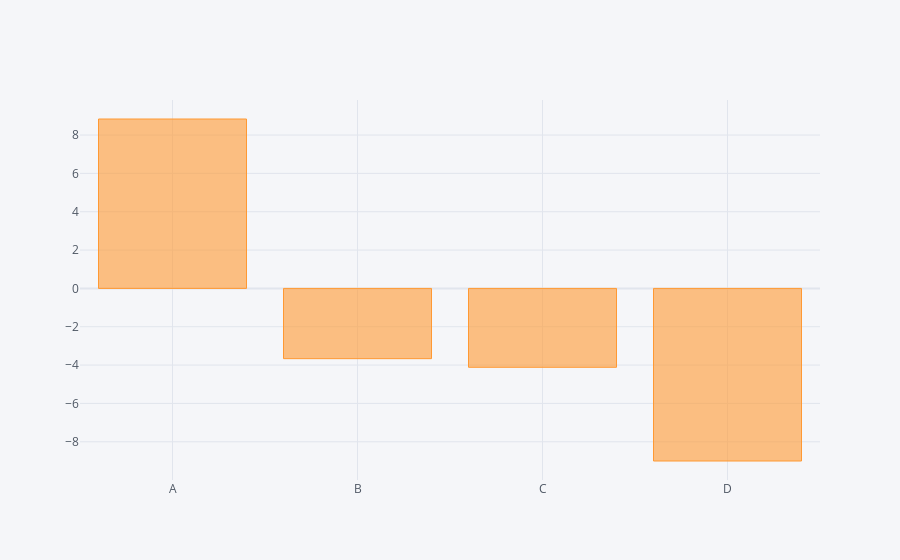

Notebook cell for this chart:
### Code cell
df1.sum().iplot(kind='bar')

### Figure 1 — Plotly figure (JSON) as saved in the notebook; plotly's stock layout.template omitted (floating-point values rounded to 4 significant figures)
{"data": [{"marker": {"color": "rgba(255, 153, 51, 0.6)", "line": {"color": "rgba(255, 153, 51, 1.0)", "width": 1}}, "name": "None", "orientation": "v", "text": "", "type": "bar", "x": ["A", "B", "C", "D"], "y": [8.838, -3.664, -4.115, -9.003]}], "layout": {"legend": {"bgcolor": "#F5F6F9", "font": {"color": "#4D5663"}}, "paper_bgcolor": "#F5F6F9", "plot_bgcolor": "#F5F6F9", "title": {"font": {"color": "#4D5663"}}, "xaxis": {"gridcolor": "#E1E5ED", "showgrid": true, "tickfont": {"color": "#4D5663"}, "title": {"font": {"color": "#4D5663"}, "text": ""}, "zerolinecolor": "#E1E5ED"}, "yaxis": {"gridcolor": "#E1E5ED", "showgrid": true, "tickfont": {"color": "#4D5663"}, "title": {"font": {"color": "#4D5663"}, "text": ""}, "zerolinecolor": "#E1E5ED"}}}
